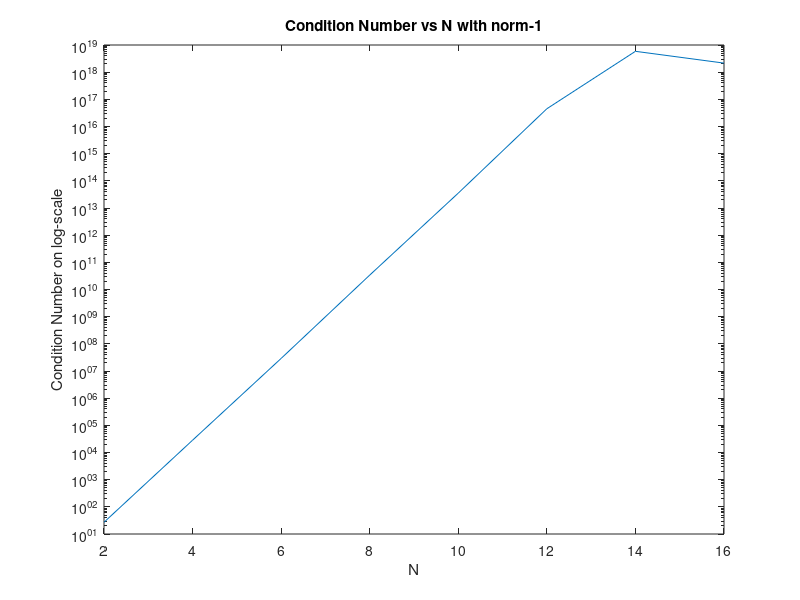
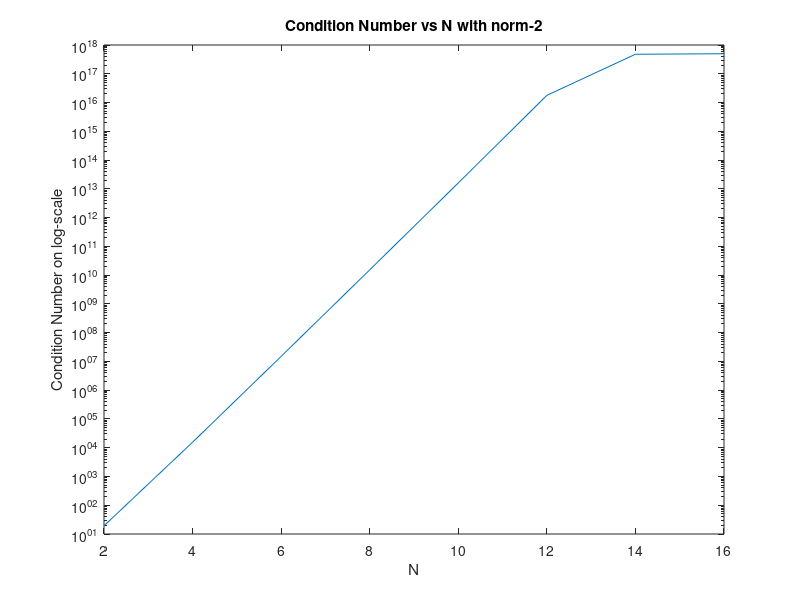
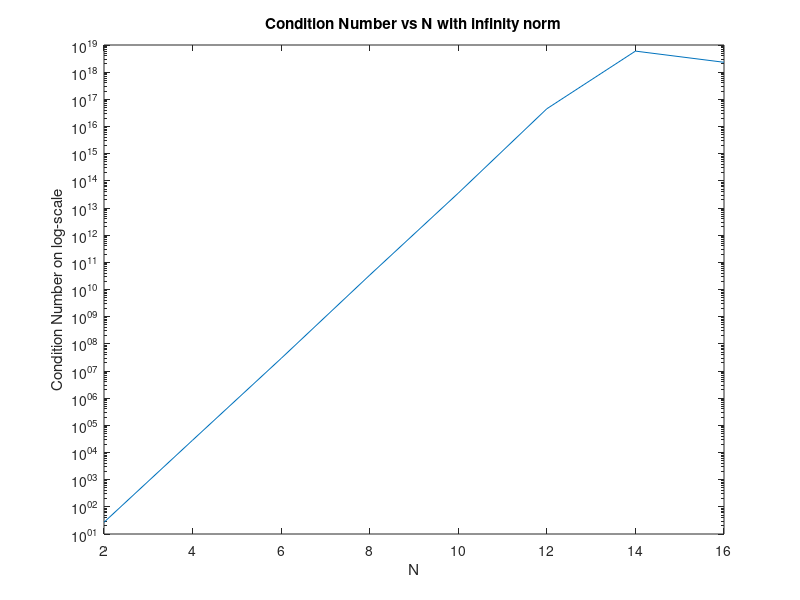

MATLAB code for these plots, in order:
format long e
[C_1, C_2, C_inf] = deal([]);
N = 2:2:16;

for n = N
    H = hilb(n); 
    C_1 = [C_1; cond(H, 1)];
    C_2 = [C_2; cond(H, 2)];
    C_inf = [C_inf; cond(H, Inf)];
end

figure();
semilogy(N, C_1);
xlabel("N");
ylabel("Condition Number on log-scale");
title("Condition Number vs N with norm-1");

figure();
semilogy(N, C_2);
xlabel("N");
ylabel("Condition Number on log-scale");
title("Condition Number vs N with norm-2");

figure();
semilogy(N, C_inf);
xlabel("N");
ylabel("Condition Number on log-scale");
title("Condition Number vs N with infinity norm");